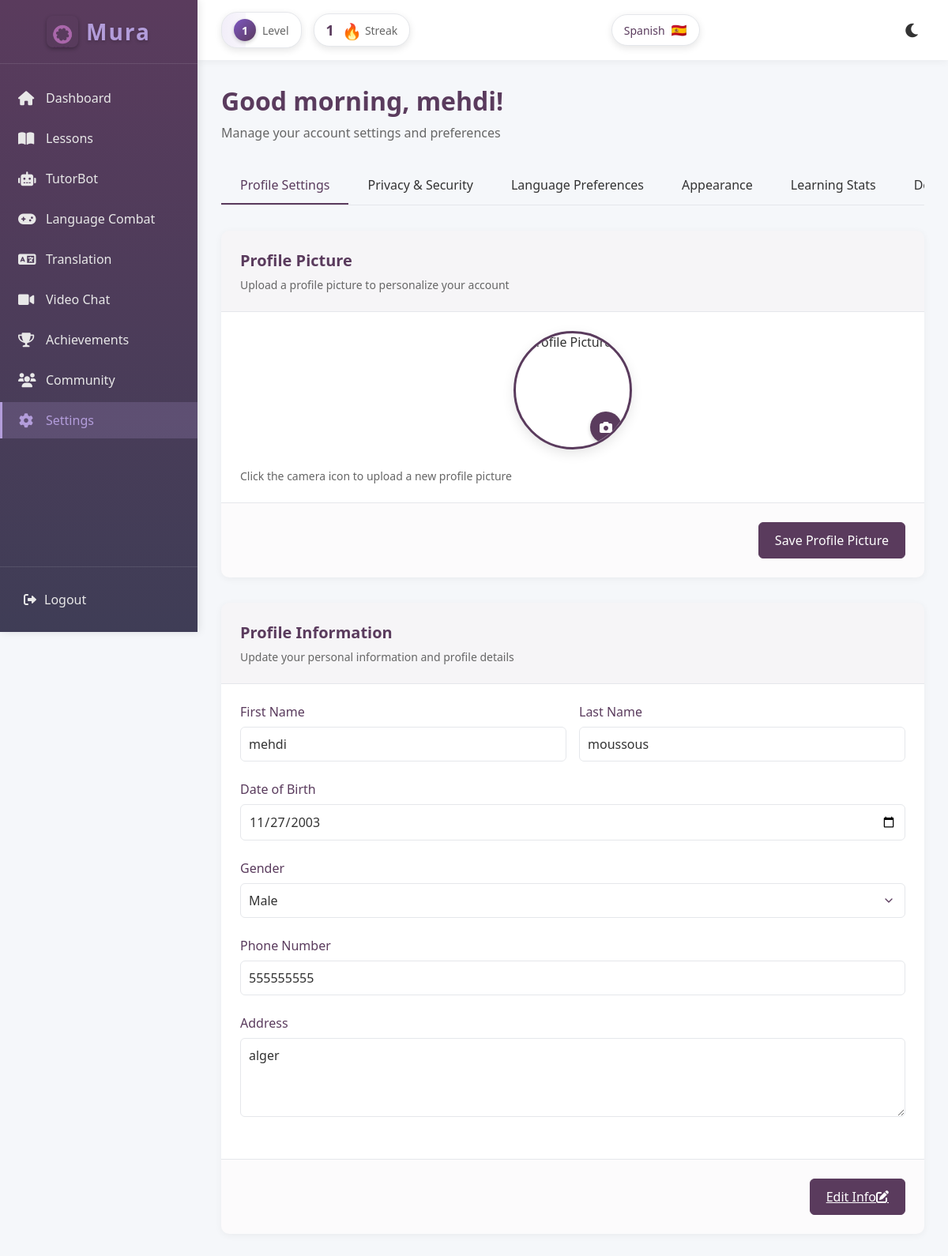
The page /Settings/settings.php (signed in) on the database its author committed.
### tables this page shows
CREATE TABLE `user_streaks` (
  `streak_id` int(11) NOT NULL,
  `user_id` int(11) NOT NULL,
  `current_streak` int(11) NOT NULL DEFAULT 0,
  `longest_streak` int(11) NOT NULL DEFAULT 0,
  `last_play_date` date DEFAULT NULL
);

CREATE TABLE `users` (
  `user_ID` int(11) NOT NULL,
  `username` varchar(50) NOT NULL,
  `profile_picture` varchar(255) DEFAULT NULL,
  `email` varchar(40) NOT NULL,
  `password` varchar(100) NOT NULL,
  `onboarding_complete` tinyint(1) DEFAULT 0
);

CREATE TABLE `user_onboarding` (
  `onboarding_id` int(11) NOT NULL,
  `user_ID` int(11) NOT NULL,
  `selected_language` varchar(50) DEFAULT NULL,
  `reason` varchar(255) DEFAULT NULL,
  `daily_goal` varchar(255) DEFAULT NULL,
  `proficiency_level` varchar(20) DEFAULT NULL,
  `is_complete` tinyint(1) DEFAULT 0,
  `created_at` timestamp NOT NULL DEFAULT current_timestamp(),
  `updated_at` timestamp NOT NULL DEFAULT current_timestamp() ON UPDATE current_timestamp()
);

CREATE TABLE `learner` (
  `learner_ID` int(11) NOT NULL,
  `user_ID` int(11) NOT NULL,
  `first_name` varchar(50) NOT NULL,
  `last_name` varchar(50) NOT NULL,
  `date_of_birth` date NOT NULL,
  `phone_number` int(10) NOT NULL,
  `gender` enum('male','female') NOT NULL,
  `address` varchar(100) NOT NULL,
  `date_of_registrations` timestamp NOT NULL DEFAULT current_timestamp()
);

### Settings/settings.php (the view, shortened to what this page needs)
<?php
require_once '../Configurations/db.php';
$user_id = $_SESSION['user_id'];
$sql = "SELECT u.username, u.email, u.onboarding_complete, u.profile_picture,
       uo.selected_language, uo.daily_goal, uo.proficiency_level, uo.reason,
       l.first_name, l.last_name, l.date_of_birth, l.phone_number, l.gender, l.address,
       COALESCE(us.level, 1) as user_level, COALESCE(us.xp, 0) as user_xp
FROM users u
LEFT JOIN user_onboarding uo ON u.user_ID = uo.user_ID
LEFT JOIN learner l ON u.user_ID = l.user_ID
LEFT JOIN user_stats us ON u.user_ID = us.user_id
WHERE u.user_ID = ?";
$stmt = mysqli_prepare($conn, $sql);
mysqli_stmt_bind_param($stmt, "i", $user_id);
mysqli_stmt_execute($stmt);
$result = mysqli_stmt_get_result($stmt);
$user = mysqli_fetch_assoc($result);
$sql = "SELECT current_streak, longest_streak, last_play_date FROM user_streaks WHERE user_id = ?";
$stmt = mysqli_prepare($conn, $sql);
mysqli_stmt_bind_param($stmt, "i", $user_id);
mysqli_stmt_execute($stmt);
$streakResult = mysqli_stmt_get_result($stmt);
$streak = 0;
if ($streakRow = mysqli_fetch_assoc($streakResult)) {
    $streak = $streakRow['current_streak'];
}
$sql = "SELECT level, xp_required FROM xp_level_thresholds ORDER BY level ASC";
$levelResult = mysqli_query($conn, $sql);
$levels = [];
while ($row = mysqli_fetch_assoc($levelResult)) {
    $levels[$row['level']] = $row['xp_required'];
}
$current_level = $user['user_level'];
$current_xp = $user['user_xp'];
$next_level = $current_level + 1;
$xp_for_current_level = isset($levels[$current_level]) ? $levels[$current_level] : 0;
$xp_for_next_level = isset($levels[$next_level]) ? $levels[$next_level] : $xp_for_current_level + 1000;
$xp_needed = $xp_for_next_level - $xp_for_current_level;
$xp_progress = $current_xp - $xp_for_current_level;
$xp_percentage = ($xp_needed > 0) ? min(100, round(($xp_progress / $xp_needed) * 100)) : 100;
$hour = date('H');
if ($hour < 12) {
    $greeting = "Good morning";
} elseif ($hour < 18) {
    $greeting = "Good afternoon";
} else {
    $greeting = "Good evening";
}
$theme = isset($_SESSION['theme']) ? $_SESSION['theme'] : 'light';
function getLanguageFlag($language) {
    $flags = [
        'Spanish' => '🇪🇸',
        'French' => '🇫🇷',
        'English' => '🇬🇧',
        'German' => '🇩🇪',
        'Italian' => '🇮🇹',
        'Portuguese' => '🇵🇹',
        'Russian' => '🇷🇺',
        'Japanese' => '🇯🇵',
        'Chinese' => '🇨🇳',
        'Korean' => '🇰🇷',
        'Arabic' => '🇸🇦',
    ];
    return $flags[$language] ?? '🌐';
}
?>
<!DOCTYPE html>
<html lang="en" data-theme="<?php echo $theme; ?>">
<head>
    <link rel="stylesheet" href="https://cdnjs.cloudflare.com/ajax/libs/font-awesome/6.0.0-beta3/css/all.min.css">
</head>
<body>
    <div class="app-container">
        <div class="sidebar" id="sidebar">
            <div class="logo">
                <div class="logo-container">
                    <div class="mura-logo">
                        <img src="../image/mura.png" alt="Mura Logo">
                    </div>
                    <h1>Mura</h1>
                </div>
            </div>
            <nav class="sidebar-nav">
                <ul>
                    <li class="nav-item">
                        <a href="../Dashboard/dashboard.php">
                            <i class="fas fa-home"></i>
                            Dashboard
                        </a>
                    </li>
                    <li class="nav-item">
                        <a href="../Lessons/lessons.php">
                            <i class="fas fa-book-open"></i>
                            Lessons
                        </a>
                    </li>
                    <li class="nav-item">
                        <a href="../chatai/chatai.php">
                            <i class="fas fa-robot"></i>
                            TutorBot
                        </a>
                    </li>
                    <li class="nav-item">
                        <a href="../Game/index.php">
                            <i class="fas fa-gamepad"></i>
                            Language Combat
                        </a>
                    </li>
                    <li class="nav-item">
                        <a href="../Dashboard/translation.php">
                            <i class="fas fa-language"></i>
                            Translation
                        </a>
                    </li>
                    <li class="nav-item">
                        <a href="../ChatRoom/videochat.php">
                            <i class="fas fa-video"></i>
                            Video Chat
                        </a>
                    </li>
                    <li class="nav-item">
                        <a href="../Achievements/achievements.php">
                            <i class="fas fa-trophy"></i>
                            Achievements
                        </a>
                    </li>
                    <li class="nav-item">
                        <a href="../community/community.php">
                            <i class="fas fa-users"></i>
                            Community
                        </a>
                    </li>
                    <li class="nav-item active">
                        <a href="settings.php">
                            <i class="fas fa-cog"></i>
                            Settings
                        </a>
                    </li>
                </ul>
            </nav>
            <div class="sidebar-footer">
                <a href="../Dashboard/logout.php" class="logout-btn">
                    <i class="fas fa-sign-out-alt"></i>
                    Logout
                </a>
            </div>
        </div>
        <div class="main-content" id="mainContent">
            <div class="top-bar">
                <div class="left-stats">
                    <div class="level-indicator" title="<?php echo $xp_progress; ?> / <?php echo $xp_needed; ?> XP to next level">
                        <div class="xp-progress" style="width: <?php echo $xp_percentage; ?>%"></div>
                        <div class="level-badge">
                            <span class="level-number"><?php echo $user['user_level']; ?></span>
                        </div>
                        <span class="level-label">Level</span>
                    </div>
                    <div class="streak-counter" title="Current streak: <?php echo $streak; ?> days">
                        <span class="streak-number"><?php echo $streak; ?></span>
                        <div class="streak-icon">
                            <span class="fire-emoji">🔥</span>
                        </div>
                        <span class="streak-label">Streak</span>
                    </div>
                </div>
                <div class="language-indicator">
                    <span class="language-name"><?php echo htmlspecialchars($user['selected_language'] ?? 'Select Language'); ?></span>
                    <div class="language-flag">
                        <span><?php echo getLanguageFlag($user['selected_language'] ?? ''); ?></span>
                    </div>
                </div>
                <button class="theme-toggle" id="themeToggle" title="Toggle dark/light mode">
                    <i class="fas <?php echo $theme === 'dark' ? 'fa-sun' : 'fa-moon'; ?>"></i>
                </button>
            </div>
            <div class="content">
                <div class="header">
                    <h1><?php echo $greeting; ?>, <?php echo htmlspecialchars($user['first_name'] ?? $user['username']); ?>!</h1>
                    <p class="subtitle">Manage your account settings and preferences</p>
                </div>
                <div class="tabs">
                    <div class="tab active" data-tab="profile">Profile Settings</div>
                    <div class="tab" data-tab="security">Privacy & Security</div>
                    <div class="tab" data-tab="language">Language Preferences</div>
                    <div class="tab" data-tab="appearance">Appearance</div>
                    <div class="tab" data-tab="stats">Learning Stats</div>
                    <div class="tab" data-tab="debug">Debug Info</div>
                </div>
                <div id="profile" class="tab-content active">
                    <div class="card">
                        <div class="card-header">
                            <h2 class="card-title">Profile Picture</h2>
                            <p class="card-description">Upload a profile picture to personalize your account</p>
                        </div>
                        <form id="avatarForm" method="POST" action="" enctype="multipart/form-data">
                            <div class="card-content">
                                <div class="avatar-upload">
                                    <div class="avatar-preview">
                                        <img id="imagePreview" src="<?php echo !empty($user['profile_picture']) ? '../' . $user['profile_picture'] : '../image/default-avatar.png'; ?>" alt="Profile Picture">
                                        <div class="avatar-edit">
                                            <label for="avatarUpload">
                                                <i class="fas fa-camera"></i>
                                            </label>
                                        </div>
                                    </div>
                                </div>
                                <p class="form-text text-center">Click the camera icon to upload a new profile picture</p>
                            </div>
                            <div class="card-footer">
                                <button type="submit" name="avatar_submit" class="btn btn-primary" id="avatarSubmitBtn">
                                    <span class="btn-text">Save Profile Picture</span>
                                </button>
                            </div>
                        </form>
                    </div>
                    <div class="card">
                        <div class="card-header">
                            <h2 class="card-title">Profile Information</h2>
                            <p class="card-description">Update your personal information and profile details</p>
                        </div>
                        <form id="profileForm" method="POST" action="">
                            <div class="card-content">
                                <div class="form-row">
                                    <div class="form-col form-col-md-6">
                                        <div class="form-group">
                                            <label for="firstName">First Name</label>
                                            <input type="text" class="form-control" id="firstName" name="firstName" placeholder="Enter your first name" value="<?php echo htmlspecialchars($user['first_name'] ?? ''); ?>" required>
                                        </div>
                                    </div>
                                    <div class="form-col form-col-md-6">
                                        <div class="form-group">
                                            <label for="lastName">Last Name</label>
                                            <input type="text" class="form-control" id="lastName" name="lastName" placeholder="Enter your last name" value="<?php echo htmlspecialchars($user['last_name'] ?? ''); ?>" required>
                                        </div>
                                    </div>
                                </div>
                                <div class="form-group">
                                    <label for="dateOfBirth">Date of Birth</label>
                                    <input type="date" class="form-control" id="dateOfBirth" name="dateOfBirth" value="<?php echo htmlspecialchars($user['date_of_birth'] ?? ''); ?>" required>
                                </div>
                                <div class="form-group">
                                    <label for="gender">Gender</label>
                                    <select class="form-select" id="gender" name="gender" required>
                                        <option value="male" <?php echo (isset($user['gender']) && $user['gender'] === 'male') ? 'selected' : ''; ?>>Male</option>
                                    </select>
                                </div>
                                <div class="form-group">
                                    <label for="phoneNumber">Phone Number</label>
                                    <input type="tel" class="form-control" id="phoneNumber" name="phoneNumber" placeholder="Enter your phone number" value="<?php echo htmlspecialchars($user['phone_number'] ?? ''); ?>">
                                </div>
                                <div class="form-group">
                                    <label for="address">Address</label>
                                    <textarea class="form-control" id="address" name="address" rows="3" placeholder="Enter your address"><?php echo htmlspecialchars($user['address'] ?? ''); ?></textarea>
                                </div>
                            </div>
                            <div class="card-footer">
                                <a href="edit-profile.php" class="btn btn-primary" id="profileEditBtn">
                                    <span class="btn-text">Edit Info</span>
                                    <i class="fas fa-edit ml-2"></i>
                                </a>
                            </div>
                        </form>
                    </div>
                </div>
            </div>
        </div>
    </div>
</body>
</html>

### rows shown on the page
user_streaks: current_streak "1"
users: user_onboarding.selected_language "Spanish", user_onboarding.selected_language "🇪🇸", learner.first_name "mehdi", firstName "mehdi", lastName "moussous", dateOfBirth "11/27/2003", phoneNumber "555555555", address "alger"
learner: gender "Male"

### other values the page prints
$user['user_level'] "1"
$greeting "Good morning"
